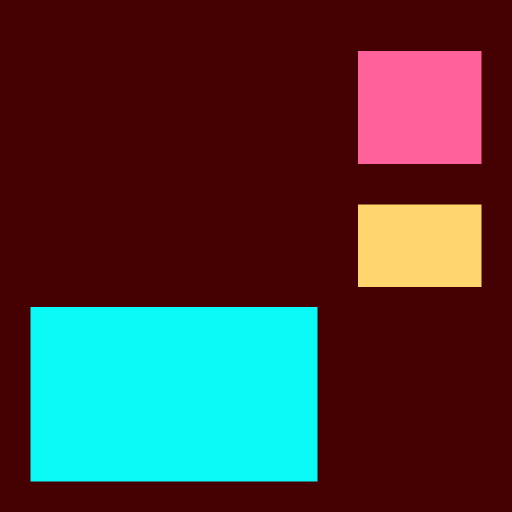
#> input picture campaigns/2026-08-plate-library/reference/ref-palette-night.png, 1024 x 1024 px (shown at 1/2 size)
$ python check-plate.py reference/ref-palette-night.png
#> lines starting #> are read from the running program, lines starting #| are printed output that depends on the picture
# -*- coding: utf-8 -*-
"""
Plate acceptance test.

Measures a downloaded plate against the house exposure signature sampled from
assets/marketing/product-hero/ on 23 Aug 2026 (GEMINI.md §1). Both failed Veo
plates in output/2026-08-drop-test/ were caught by exactly these two numbers.

    python campaigns/2026-08-plate-library/check-plate.py <file> [<file> ...]

Accepts stills and video. Video is sampled at five points across its duration.
"""
import os
import subprocess
import sys
import tempfile

from PIL import Image
import imageio_ffmpeg

MEAN_LO, MEAN_HI = 184, 208   # house band
DARK_MAX = 5.0                # % of pixels under 60 luma

VIDEO_EXT = {'.mp4', '.mov', '.webm', '.mkv', '.m4v'}


def measure(im):
    im = im.convert('RGB')
#> im is the input picture: PIL image 1024x1024 RGB; mean R, G, B 75.1, 61.1, 60.2
    g = im.convert('L')
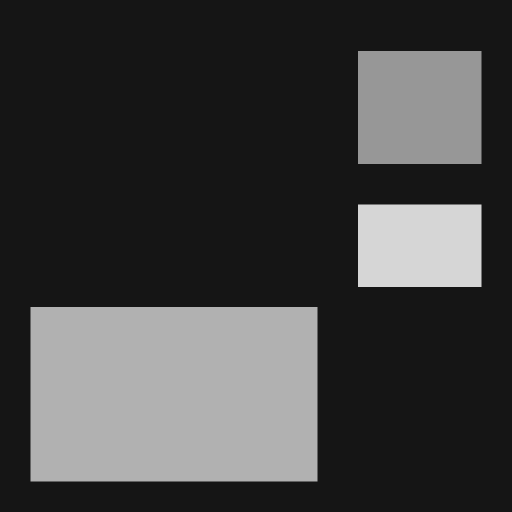
#> g: PIL image 1024x1024 L (shown at 1/2 size); min 21, max 214, mean 65.2
    px = list(g.getdata())
#> px = 1048576 items
    n = float(len(px))
#> n = 1048576
    mean = sum(px) / n
#> mean = 65.23
    dark = 100.0 * sum(1 for v in px if v < 60) / n
#> dark = 71.69
    # dominant colour, coarsely quantised, as a palette sanity check
    q = im.resize((64, 64), Image.LANCZOS).quantize(colors=5, method=Image.MEDIANCUT)
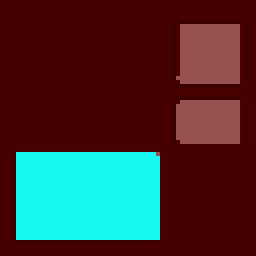
#> q: PIL image 64x64 P (shown 4 times larger); mean R, G, B 67.5, 55.8, 55
    pal = q.getpalette()
#> pal = [21, 248, 241, 150, 81, 80, 72, 0, 0, 69, 0, 1, 59, 0, 0]
    top = sorted(q.getcolors(), reverse=True)[:3]
#> top = [(2532, 3), (791, 0), (401, 1)]
    doms = ['#%02X%02X%02X' % tuple(pal[i * 3:i * 3 + 3]) for _, i in top]
#> doms = ['#450001', '#15F8F1', '#965150']
    return mean, dark, doms


def frames(path):
    ext = os.path.splitext(path)[1].lower()
    if ext not in VIDEO_EXT:
        yield Image.open(path)
        return
    ffm = imageio_ffmpeg.get_ffmpeg_exe()
    out = subprocess.run([ffm, '-i', path], capture_output=True, text=True).stderr
    dur = 5.0
    for line in out.splitlines():
        if 'Duration:' in line:
            hms = line.split('Duration:')[1].split(',')[0].strip()
            h, m, s = hms.split(':')
            dur = int(h) * 3600 + int(m) * 60 + float(s)
            break
    tmp = tempfile.mkdtemp()
    for i in range(5):
        t = dur * (i + 0.5) / 5.0
        p = os.path.join(tmp, 'f%d.png' % i)
        subprocess.run([ffm, '-y', '-ss', str(t), '-i', path, '-frames:v', '1', p],
                       stdout=subprocess.DEVNULL, stderr=subprocess.DEVNULL)
        if os.path.exists(p):
            yield Image.open(p)


def check(path):
    ms, ds, doms = [], [], []
    for im in frames(path):
        m, d, dm = measure(im)
#> m = 65.23; d = 71.69; dm = ['#450001', '#15F8F1', '#965150']
        ms.append(m); ds.append(d); doms = dm
#> after `doms = dm`: doms = ['#450001', '#15F8F1', '#965150']
    if not ms:
        print('%s  COULD NOT READ' % path)
        return
    mean = sum(ms) / len(ms)
#> mean = 65.23
    dark = sum(ds) / len(ds)
#> dark = 71.69
    ok_m = MEAN_LO <= mean <= MEAN_HI
#> ok_m = False
    ok_d = dark <= DARK_MAX
#> ok_d = False
    verdict = 'PASS' if (ok_m and ok_d) else 'REJECT'
#> verdict = 'REJECT'
    print('\n%s  ->  %s' % (os.path.basename(path), verdict))
#| ref-palette-night.png  ->  REJECT
    print('  mean luminance  %6.1f   target %d-%d   %s'
          % (mean, MEAN_LO, MEAN_HI, 'ok' if ok_m else
             ('TOO DIM' if mean < MEAN_LO else 'TOO BRIGHT')))
#|   mean luminance    65.2   target 184-208   TOO DIM
    print('  pixels <60 luma %5.1f%%   target <=%.0f%%  %s'
          % (dark, DARK_MAX, 'ok' if ok_d else 'SHADOW EATING THE SET'))
#|   pixels <60 luma  71.7%   target <=5%  SHADOW EATING THE SET
    print('  dominant colours %s' % ', '.join(doms))
#|   dominant colours #450001, #15F8F1, #965150
    if not ok_m and mean < MEAN_LO:
        print('  fix: the prompt asked for hard light without asking for BRIGHT.')
        print('       Add an explicit brightness line and cap the shadow area.')
    if not ok_d:
        print('  fix: bound how much frame the shadow may occupy, and never name')
        print('       a shadow as an object on an empty set.')


if __name__ == '__main__':
    if len(sys.argv) < 2:
        print(__doc__)
        sys.exit(1)
    for p in sys.argv[1:]:
        check(p)
